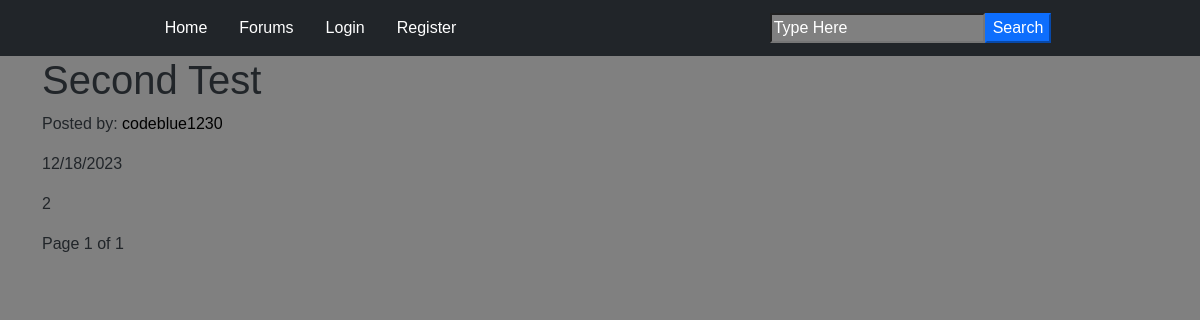
The page /post/28 on the database as committed earlier.
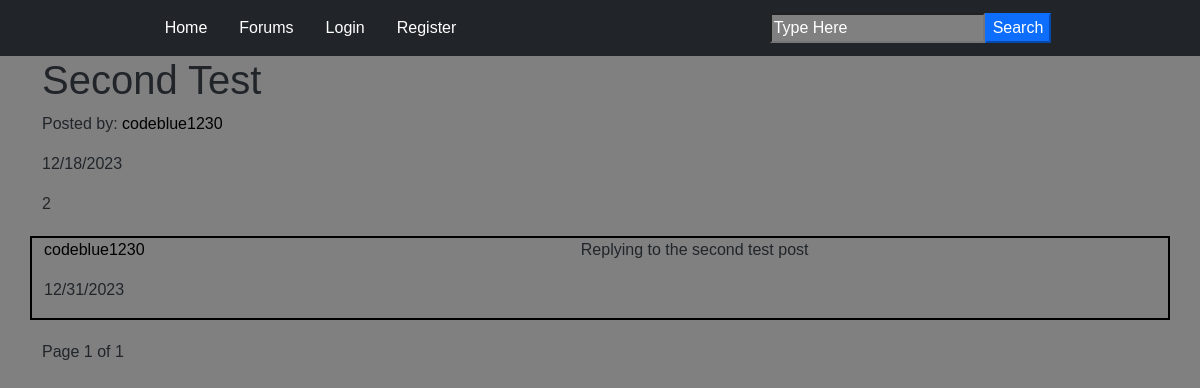
The same page on the database as committed later.
### main/models.py (models this page shows)
class Post(models.Model):
    user = models.ForeignKey(User, on_delete=models.CASCADE)
    forum = models.ForeignKey(Forum, on_delete=models.CASCADE, related_name='posts')
    title = models.CharField(max_length=100)
    text = models.CharField(max_length=1000)
    picture = models.ImageField(upload_to=('files/teeth_images'))
    date_created = models.DateField(default=timezone.now)

class Reply(models.Model):
    user = models.ForeignKey(User, on_delete=models.CASCADE)
    f_post = models.ForeignKey(Post, on_delete=models.CASCADE)
    text = models.CharField(max_length=500)
    date_created = models.DateField(default=timezone.now)

### main/views.py (the view)
# urls.py: path("post/<int:id>", views.a_post, name="a_post"),
def a_post(response, id):
    p = Post.objects.get(id=id)
    replies = Reply.objects.filter(f_post=p).order_by("date_created", "id")
    paginator = Paginator(replies, 5)
    page_number = response.GET.get("page")
    page_obj = paginator.get_page(page_number)
    return render(response, 'main/a_post.html', {"p": p, "replies": replies, "page_obj": page_obj})

### main/templates/main/a_post.html (shortened to what this page needs)
{% extends 'main/base.html' %}
{% block content %}
<div class="container">
    {% if page_obj.number == 1 %}
        <div id="p_header">
            <h1>{{ p.title }}</h1>
        </div>
        <div>
            <p>Posted by: <a class="p_profile_link" href="{% url 'any_profile' p.user.id %}">{{ p.user }}</a></p>
            <p>{{ p.date_created|date:"SHORT_DATE_FORMAT" }}</p>
            <p>{{ p.text }}</p>
        </div>
        {% for r in page_obj %}
            <div class="p_reply row">
                <div class="col-sm-2">
                    <p><a class="p_profile_link" href="{% url 'any_profile' r.user.id %}">{{ r.user }}</a></p>
                    <p>{{ r.date_created|date:"SHORT_DATE_FORMAT" }}</p>
                </div>
                <div class="col-sm-10 text-center">
                    <p>{{ r.text }}</p>
                </div>
            </div>
        {% endfor %}
    {% endif %}
    <div class="mt-3 mb-3">
        <span class="page_links">
            <span>
                Page {{ page_obj.number }} of {{ page_obj.paginator.num_pages }}
            </span>
        </span>
    </div>
</div>
{% endblock %}

### main/templates/main/base.html (shortened to what this page needs)
{% load static %}
<!DOCTYPE html>
<html lang="en">
<head>
<link rel="stylesheet" href="https://cdnjs.cloudflare.com/ajax/libs/twitter-bootstrap/5.1.0/css/bootstrap.min.css">
<link rel="stylesheet" href="https://cdnjs.cloudflare.com/ajax/libs/font-awesome/5.15.4/css/all.min.css">
<link rel="stylesheet" href="{% static 'css/style.css' %}">
</head>
<body>
    <nav class="nav nav-pills bg-dark flex-column flex-sm-row justify-content-around">
        <div class="d-flex flex-column flex-sm-row">
            <a href="/" class="nav-link pt-3 pb-3">Home</a>
            <a href="/forums/" class="nav-link pt-3 pb-3">Forums</a>
            {% if user.is_authenticated %}
                <a href="/profile/" class="nav-link pt-3 pb-3">Profile</a>
                <a href="/logout/" class="nav-link pt-3 pb-3">Logout</a>
            {% else %}
                <a href="/login/" class="nav-link pt-3 pb-3">Login</a>
                <a href="/register/" class="nav-link pt-3 pb-3">Register</a>
            {% endif %}
        </div>
        <div class="d-flex align-self-center search-container">
            <input id="search-box" type="text" placeholder="Type Here">
            <button id="search-button" class="btn-primary">Search</button>
        </div>
    </nav>
    {% block content %}
    {% endblock %}
</body>
</html>

### main/static/css/style.css (style rules this page uses)
body { background-color: grey; font-family: Arial, Helvetica, sans-serif; }
.nav-link { text-decoration: none; color: white; }
#search-box { background-color: grey; color: white; }
::placeholder { color: white; }
.p_profile_link, #p_reply_link { text-decoration: none; color: black; }
#p_header { display: flex; align-items: center; justify-content: space-between; }
.p_reply { border: solid black 2px; margin-bottom: 20px; margin-top: 20px; }

Rows that differ between the two databases and show on the page:
added Reply: user "codeblue1230", date_created "12/31/2023", text "Replying to the second test post"
